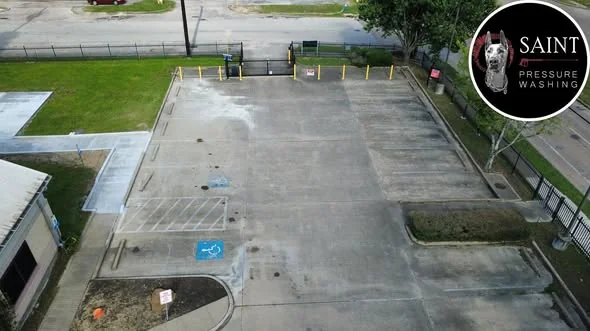
#> input picture img/f11.webp, 590 x 331 px, given in place of f11.jpg, which was not available
$ python sweep.py   (older library calls are emulated)
#> lines starting #> are read from the running program, lines starting #| are printed output that depends on the picture; after the words box and inside, x2 and y2 are one past the last pixel; in counts of white or black regions, pixels touching at a corner belong together; long printed decimals are rounded
# Align FB before/after pairs (ECC homography on edge maps), remove their corner watermark by inpainting, crop 16:9
import cv2,numpy as np
P='/workspace/saintpw/photos/'; O='/workspace/saintpw/site-src/img/'
def wm_mask(B,scale=1.2):
    g=cv2.cvtColor(B,cv2.COLOR_BGR2GRAY); h,w=g.shape
    sub=(g[:150,w-170:]<35).astype(np.uint8); ys,xs=np.nonzero(sub); cx=xs.mean()+w-170; cy=ys.mean(); r=np.sqrt(len(xs)/np.pi)
    m=np.zeros((h,w),np.uint8); cv2.circle(m,(int(cx),int(cy)),int(r*scale)+5,255,-1); return m
def edges(g):
    g=cv2.GaussianBlur(g,(5,5),0).astype(np.float32); return np.sqrt(cv2.Sobel(g,cv2.CV_32F,1,0)**2+cv2.Sobel(g,cv2.CV_32F,0,1)**2)
# crop boxes (x,y,w,h) chosen inside the valid warp area and left of the corner watermark
CROP={'sweep-lot':(42,27,396,264),'sweep-annex':(55,40,393,262)}
def go(a,b,H0,out):
#> called with a = 'f11', b = 'f12', H0 = array of shape (3, 3), out = 'sweep-lot'
    A=cv2.imread(P+a+'.jpg');B=cv2.imread(P+b+'.jpg')
#> in go, A is the input picture: shape (331, 590, 3); mean B, G, R 111.5, 120.3, 114.3
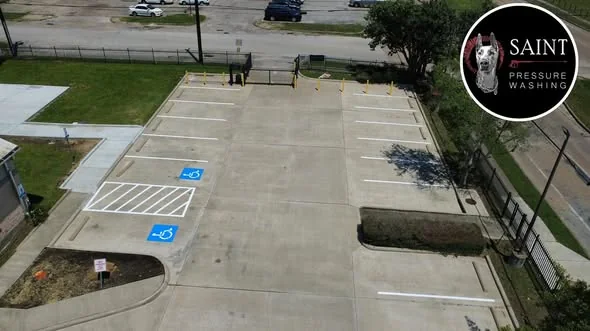
#> input picture img/f12.webp, 590 x 331 px, given in place of f12.jpg, which was not available
#> in go, B is the input picture: shape (331, 590, 3); mean B, G, R 101.8, 113.1, 112.8
    ea=edges(cv2.cvtColor(A,cv2.COLOR_BGR2GRAY));eb=edges(cv2.cvtColor(B,cv2.COLOR_BGR2GRAY))
    mk=np.full(eb.shape,255,np.uint8);mk[0:140,410:]=0
    W=np.linalg.inv(H0).astype(np.float32)
    cc,W=cv2.findTransformECC(eb,ea,W,cv2.MOTION_HOMOGRAPHY,(cv2.TERM_CRITERIA_EPS|cv2.TERM_CRITERIA_COUNT,400,1e-6),mk,5)
#> cc = 0.606; W = [[1.12, 0.377, -56.38], [-0.0431, 1.15, -8.12], [0.000276, 9.61e-05, 0.945]]
    sz=(B.shape[1],B.shape[0]); fl=cv2.INTER_CUBIC+cv2.WARP_INVERSE_MAP
#> after `sz = (B.shape[1], B.shape[0])`: sz = (590, 331)
    w=cv2.warpPerspective(A,W,sz,flags=fl,borderMode=cv2.BORDER_REPLICATE)
    valid=cv2.warpPerspective(np.full(A.shape[:2],255,np.uint8),W,sz,flags=cv2.WARP_INVERSE_MAP)>250
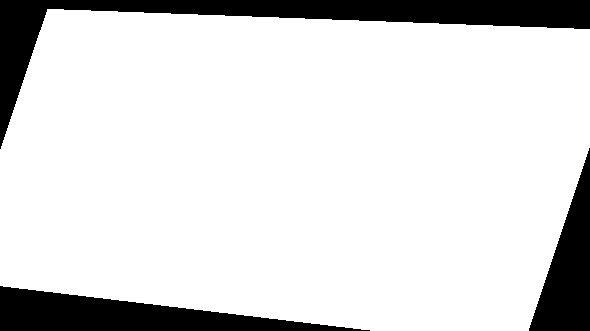
#> valid: shape (331, 590) bool; 85.6% white; 3 black regions, box (x1, y1, x2, y2) and area: (0, 0, 590, 149) 14078, (0, 286, 370, 331) 8373, (529, 148, 590, 331) 5673
    l2,t2,tw,th=CROP[out]
    assert valid[t2:t2+th,l2:l2+tw].all(), out
    for im,n in [(w,'before'),(B,'after')]:
        c=im[t2:t2+th,l2:l2+tw]
        cv2.imwrite(f'{O}{out}-{n}.webp',c,[cv2.IMWRITE_WEBP_QUALITY,90])
#> this loop made 2 passes
#> n on passes 1 to 2: 'before', 'after'
    cv2.imwrite(f'/workspace/saintpw/chk_{out}.jpg',np.hstack([w[t2:t2+th,l2:l2+tw],B[t2:t2+th,l2:l2+tw]]))
    print(out,cc,tw,th)
#| sweep-lot 0.606 396 264
pa=np.float32([[267,67],[405,221],[518,225],[225,294],[179,71]]);pb=np.float32([[263,69],[361,213],[487,230],[165,282],[184,78]])
go('f11','f12',cv2.findHomography(pa,pb,0)[0],'sweep-lot')
go('f13','f14',np.array([[.901,.046,42.4],[-.046,.901,51.2],[0,0,1]]),'sweep-annex')
#> call 2 of go, with a = 'f13', b = 'f14', H0 = array of shape (3, 3), out = 'sweep-annex'
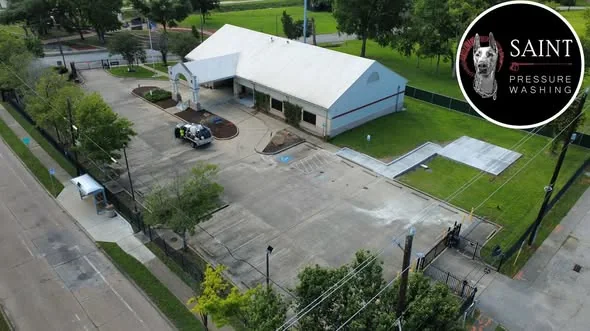
#> input picture img/f13.webp, 590 x 331 px, given in place of f13.jpg, which was not available
#> in go, A is the input picture: shape (331, 590, 3); mean B, G, R 91.1, 106, 96.8
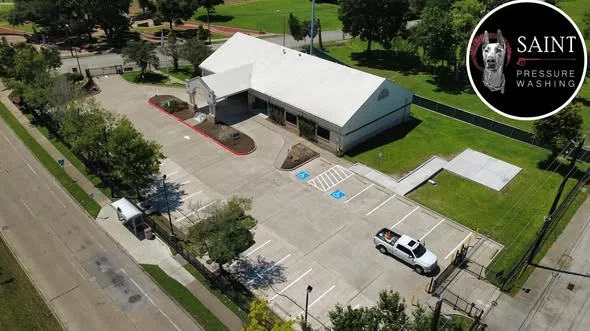
#> input picture img/f14.webp, 590 x 331 px, given in place of f14.jpg, which was not available
#> in go, B is the input picture: shape (331, 590, 3); mean B, G, R 88.5, 109.5, 108.4
#> in edges (call 4), `return np.sqrt(cv2.Sobel(g, cv2.CV_32F, 1, 0) ** 2 + cv2.Sobel(g, cv2.`:
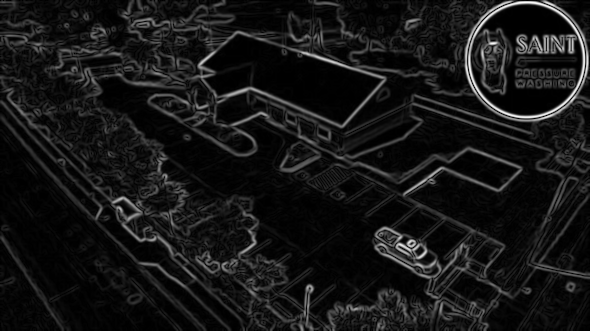
#> returned value: shape (331, 590) float32; min 0, max 631.8, mean 55.8; drawn with min black and max white
#> in go (call 2), `cc,W=cv2.findTransformECC(eb,ea,W,cv2.MOTION_HOMOGRAPHY,(cv2.TERM_CRIT..`: cc = 0.476; W = [[1.01, -0.135, -11.55], [-0.00861, 0.91, -4.94], [-0.0001, -5.68e-05, 1]]
#> in go (call 2), `fl = cv2.INTER_CUBIC + cv2.WARP_INVERSE_MAP`: fl = 18
#> in go (call 2), `valid=cv2.warpPerspective(np.full(A.shape[:2],255,np.uint8),W,sz,flags..`: valid: shape (331, 590) bool; 89.8% white; 1 black region, box (x1, y1, x2, y2) and area: (0, 0, 590, 331) 19954
#> the loop in go (call 2), `for im,n in [(w,'before'),(B,'after')]:` made 2 passes
#> pass 1, in go (call 2), `c=im[t2:t2+th,l2:l2+tw]`:
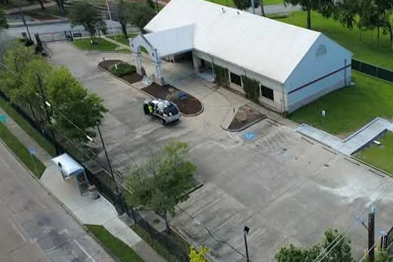
#> c: shape (262, 393, 3); mean B, G, R 110.1, 120.4, 111.8
#> in go (call 2), `cv2.imwrite(f'/workspace/saintpw/chk_{out}.jpg',np.hstack([w[t2:t2+th,..`:
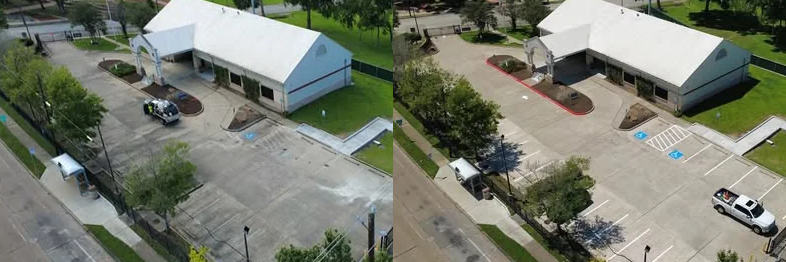
#> saved as chk_sweep-annex.jpg: shape (262, 786, 3); mean B, G, R 110.9, 124.3, 120.1
#| sweep-annex 0.476 393 262
